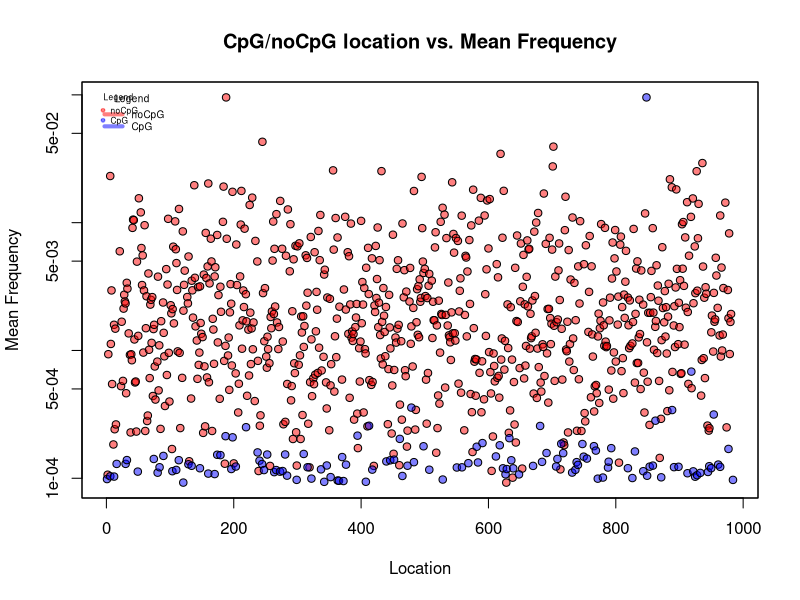

Reproduce this figure in R.
read.csv("OverviewSelCoeff_BachelerFilter.csv")->HIVdata
print(HIVdata)


#Identify noCpG sites
which(HIVdata$makesCpG=="0")->noCpG
print(noCpG)
#Identify CpG sites
which(HIVdata$makesCpG=="1")->CpG

#Identify mean frequency in association with noCpG sites
HIVdata[noCpG,"MeanFreq"]->Freq
#Identify mean frequency in association with CpG sites
HIVdata[CpG,"MeanFreq"]->Freq2



#Making a plot of mean frequency vs. CpG/nonCpG location
plot(noCpG, Freq, log="y",col="black",pch=21.25, bg=rgb(1,0,0,0.5), main="CpG/noCpG location vs. Mean Frequency", xlab = "Location", ylab = "Mean Frequency")
#Overlapping the two graphs
par(new = TRUE )
plot(CpG, Freq2, col="black",pch=21.25, bg=rgb(0,0,1,0.5),xaxt='n',yaxt='n', ann = FALSE)


#legend works
legend("topleft",c("noCpG","CpG"),cex=0.6, lty = c(1,1),lwd=4, col=c(rgb(1,0,0,0.5),rgb(0,0,1,0.5)),bty="n", title="Legend",inset=.02)

#legend with circle instead of line  
legend("topleft",c("noCpG","CpG"),cex=0.5, 
      col =c(rgb(1,0,0,0.5),rgb(0,0,1,0.5)),bty="n",
       title="Legend",inset=.02,pch =21,pt.bg = c(rgb(1,0,0,0.5),rgb(0,0,1,0.5)))
# need to get the legend to be more compact
